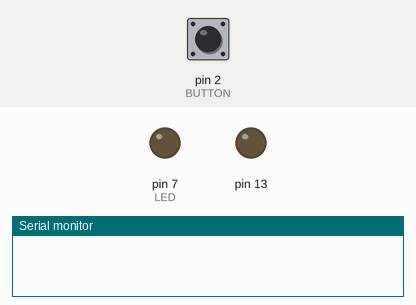
Simulated run of this sketch. Board: Arduino Uno, built with avr-gcc and run on an emulated ATmega328P. On the bench: output pins drawn as LEDs (lit = HIGH), the last lines printed to the serial monitor. The test bench sets the inputs (shaded band); at power-on: pin 2 (BUTTON) LOW.

Above: at 1.2 s.
1.3 s: pin 2 (BUTTON) pulled HIGH for 0.15 s
At 1.8 s:
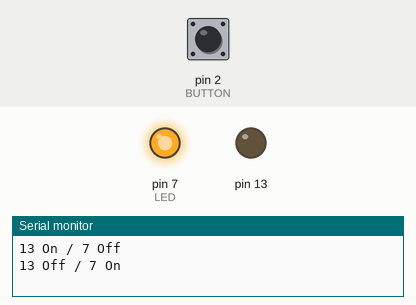
2.9 s: pin 2 (BUTTON) pulled HIGH for 3.2 s
At 3.5 s:
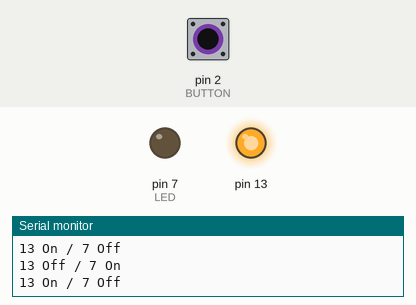
Timing chart, 0 to 7.6 s (numbered marks = the images above; inputs shaded):
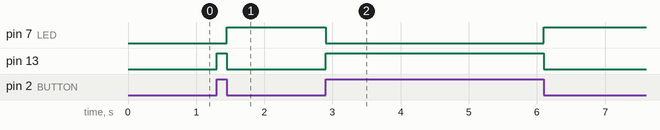

The sketch:

simple_button.ino
```cpp
const int BUTTON    = 2;            // Push Button 이 연결된 PIN 번호
const int LED       = 7;            // 7번판에 추가한 LED
int       pre_state;                // Push Button 의 이전 상태를 저장할 변수

void setup()
{
  Serial.begin(9600);               // Serial 통신 시작 (baud : 9600)
  pinMode(LED_BUILTIN, OUTPUT);     // LED 는 출력용

  pinMode(LED, OUTPUT);             // 7번 LED도 출력용

  pinMode(BUTTON, INPUT);           // Button 은 입력용
  pre_state = LOW;                  // 최초의 상태는 LOW
}

void loop()
{
  int input = digitalRead(BUTTON);  // Button 입력값 체크

  // if (input == HIGH)                // Button 이 눌러졌으면
  // {
  //   digitalWrite(LED_BUILTIN, HIGH);
  // }
  // else                              // Button 이 눌러지지 않았으면
  // {
  //   digitalWrite(LED_BUILTIN, LOW);
  // }

  // digitalWrite(LED_BUILTIN, input);
  // Serial.println(input);

  if (input != pre_state)
  {
    pre_state = input;

    if (input == HIGH)
    {
      Serial.println("13 On / 7 Off");
    }
    else
    {
      Serial.println("13 Off / 7 On");
    }

    digitalWrite(LED_BUILTIN, input);
    digitalWrite(LED, !input);
  }
}
```

Measured:
- after the input at 1.3 s, pin 7 (LED): LOW → HIGH after 0.15 s; pin 13: LOW → HIGH at once, → LOW 0.15 s later
- after the input at 2.9 s, pin 7 (LED): HIGH → LOW at once, → HIGH 3.2 s later; pin 13: LOW → HIGH at once, → LOW 3.2 s later
